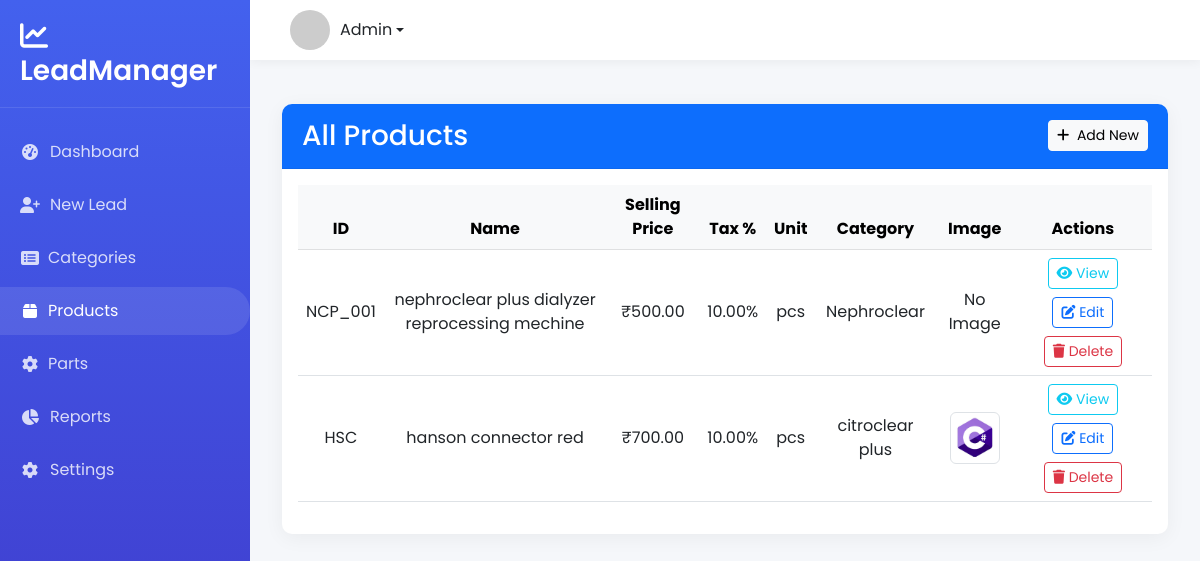
Before: /products/ with the older database file.
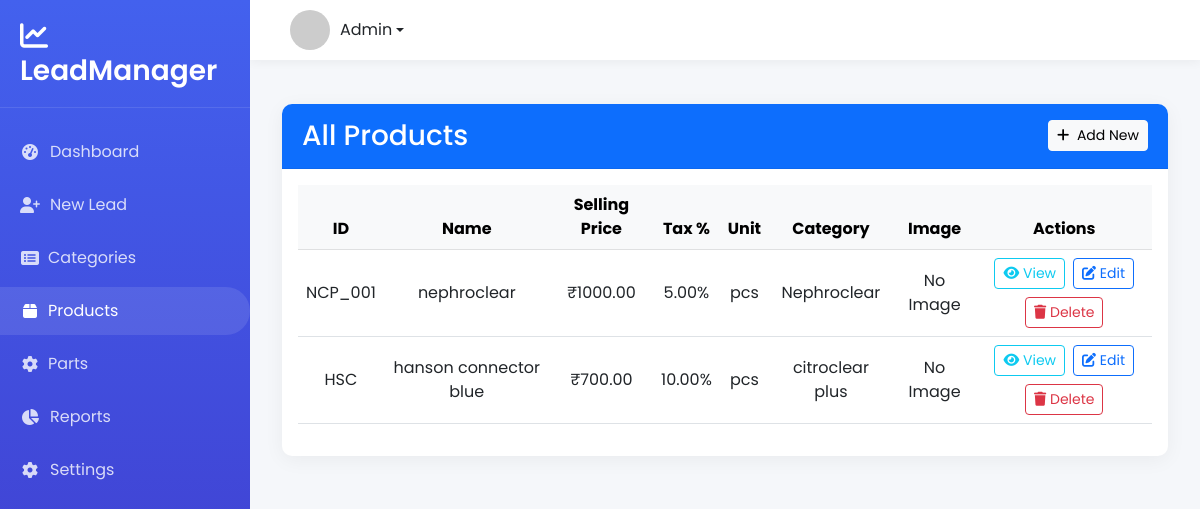
After: the same page with the newer database file.
### leads/models.py (models this page shows, shortened)
class Product(models.Model):
    PRODUCT_UNITS = [
        ('kg', 'Kilogram'),
        ('ltr', 'Liter'),
        ('pcs', 'Pieces'),
        ('box', 'Box'),
        ('nos', 'Numbers'),
    ]
    id = models.CharField(max_length=50, primary_key=True)
    name = models.CharField(max_length=100)
    selling_price = models.DecimalField(max_digits=10, decimal_places=2)
    tax_percent = models.DecimalField(max_digits=5, decimal_places=2)
    purchase_price = models.DecimalField(max_digits=10, decimal_places=2)
    unit = models.CharField(max_length=10, choices=PRODUCT_UNITS, default='pcs')
    hsn_sac = models.CharField(max_length=20, blank=True, null=True)
    description = models.TextField(blank=True)
    category = models.ForeignKey('Category', on_delete=models.SET_NULL, null=True)
    product_image = models.ImageField(upload_to='product_images/', blank=True, null=True)
    created_at = models.DateTimeField(auto_now_add=True)

class Category(models.Model):
    id = models.CharField(max_length=50, primary_key=True)
    name = models.CharField(max_length=100)
    description = models.TextField(blank=True, null=True)
    image = models.ImageField(upload_to='categories/', blank=True, null=True)
    created_at = models.DateTimeField(auto_now_add=True)
    updated_at = models.DateTimeField(auto_now=True)

### leads/views.py (the view)
# urls.py: path('products/', views.product_list, name='product_list'),
def product_list(request):
    products = Product.objects.all()
    return render(request, 'product_list.html', {'products': products})

### leads/templates/product_list.html (shortened to what this page needs)
{% extends "base.html" %}
{% block content %}
<div class="container mt-4">
    <div class="card">
        <div class="card-header bg-primary text-white d-flex justify-content-between align-items-center">
            <h3 class="mb-0">All Products</h3>
            <a href="{% url 'add_product' %}" class="btn btn-light btn-sm">
                <i class="fas fa-plus me-1"></i> Add New
            </a>
        </div>
        <div class="card-body">
            <div class="table-responsive">
                <table class="table table-hover align-middle text-center">
                    <thead class="table-light">
                        <tr>
                            <th>ID</th>
                            <th>Name</th>
                            <th>Selling Price</th>
                            <th>Tax %</th>
                            <th>Unit</th>
                            <th>Category</th>
                            <th>Image</th>
                            <th>Actions</th>
                        </tr>
                    </thead>
                    <tbody>
                        {% for product in products %}
                        <tr>
                            <td>{{ product.id }}</td>
                            <td>{{ product.name }}</td>
                            <td>₹{{ product.selling_price }}</td>
                            <td>{{ product.tax_percent }}%</td>
                            <td>{{ product.unit }}</td>
                            <td>{{ product.category.name }}</td>
                            <td>
                                {% if product.product_image %}
                                    <img src="{{ product.product_image.url }}" width="50" height="50" class="img-thumbnail">
                                {% else %}
                                    No Image
                                {% endif %}
                            </td>
                            <td>
                                <div class="d-flex gap-2 justify-content-center flex-wrap">
                                    <a href="{% url 'product_detail' product.id %}" class="btn btn-sm btn-outline-info">
                                        <i class="fas fa-eye"></i> View
                                    </a>
                                    <a href="{% url 'edit_product' product.id %}" class="btn btn-sm btn-outline-primary">
                                        <i class="fas fa-edit"></i> Edit
                                    </a>
                                    <button type="button" class="btn btn-sm btn-outline-danger"
                                            onclick="confirmDelete('{{ product.id }}', '{{ product.name }}')">
                                        <i class="fas fa-trash"></i> Delete
                                    </button>
                                </div>
                            </td>
                        </tr>
                        {% endfor %}
                    </tbody>
                </table>
            </div>
        </div>
    </div>
</div>
{% endblock %}

Changed rows visible on the page:
changed Product "NCP_001": name "nephroclear plus dialyzer reprocessing mechine" → "nephroclear"; selling_price "500.00" → "1000.00"; tax_percent "10.00" → "5.00"
changed Product "HSC": name "hanson connector red" → "hanson connector blue"; product_image: picture removed; now shows "No Image"
